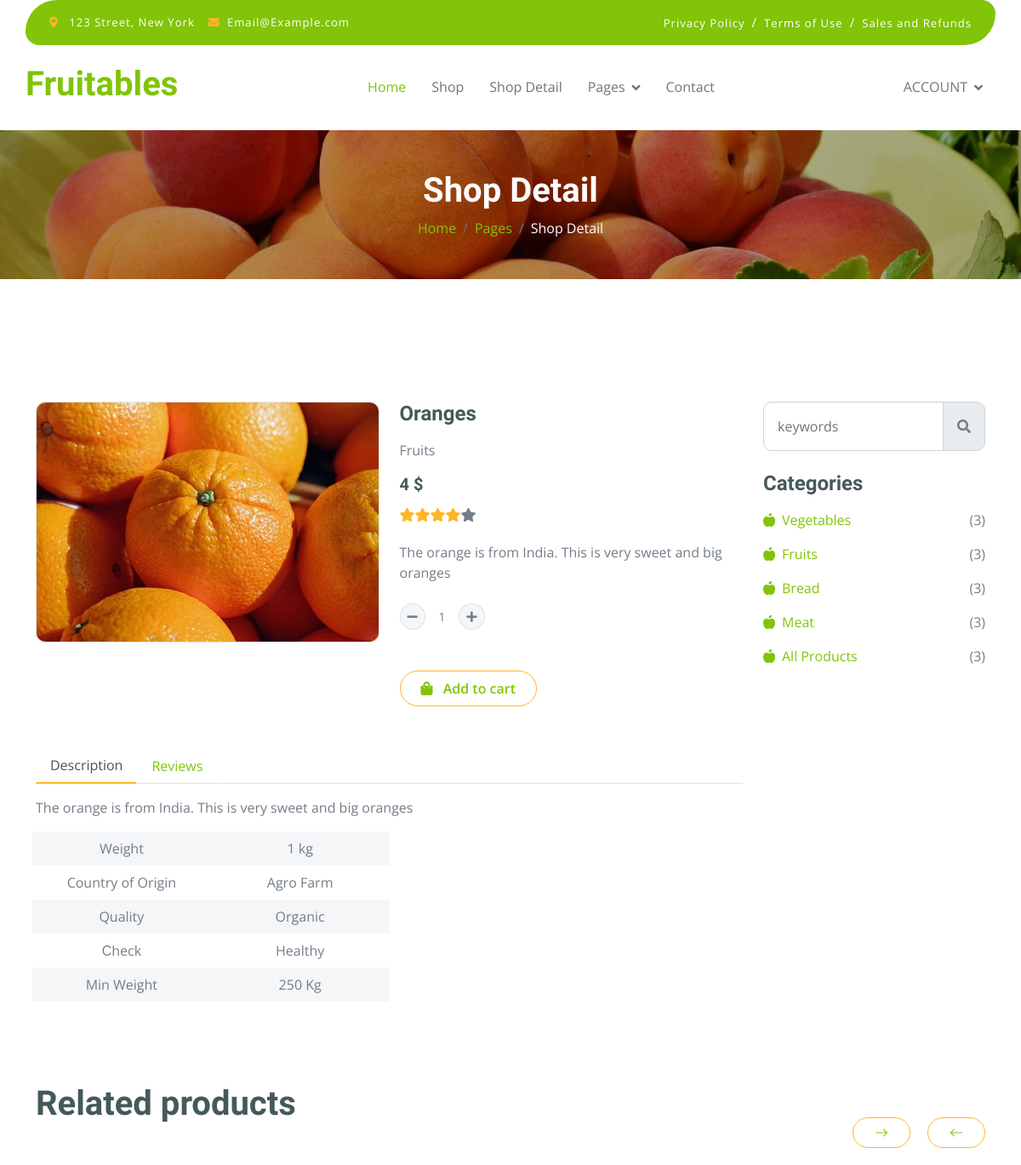
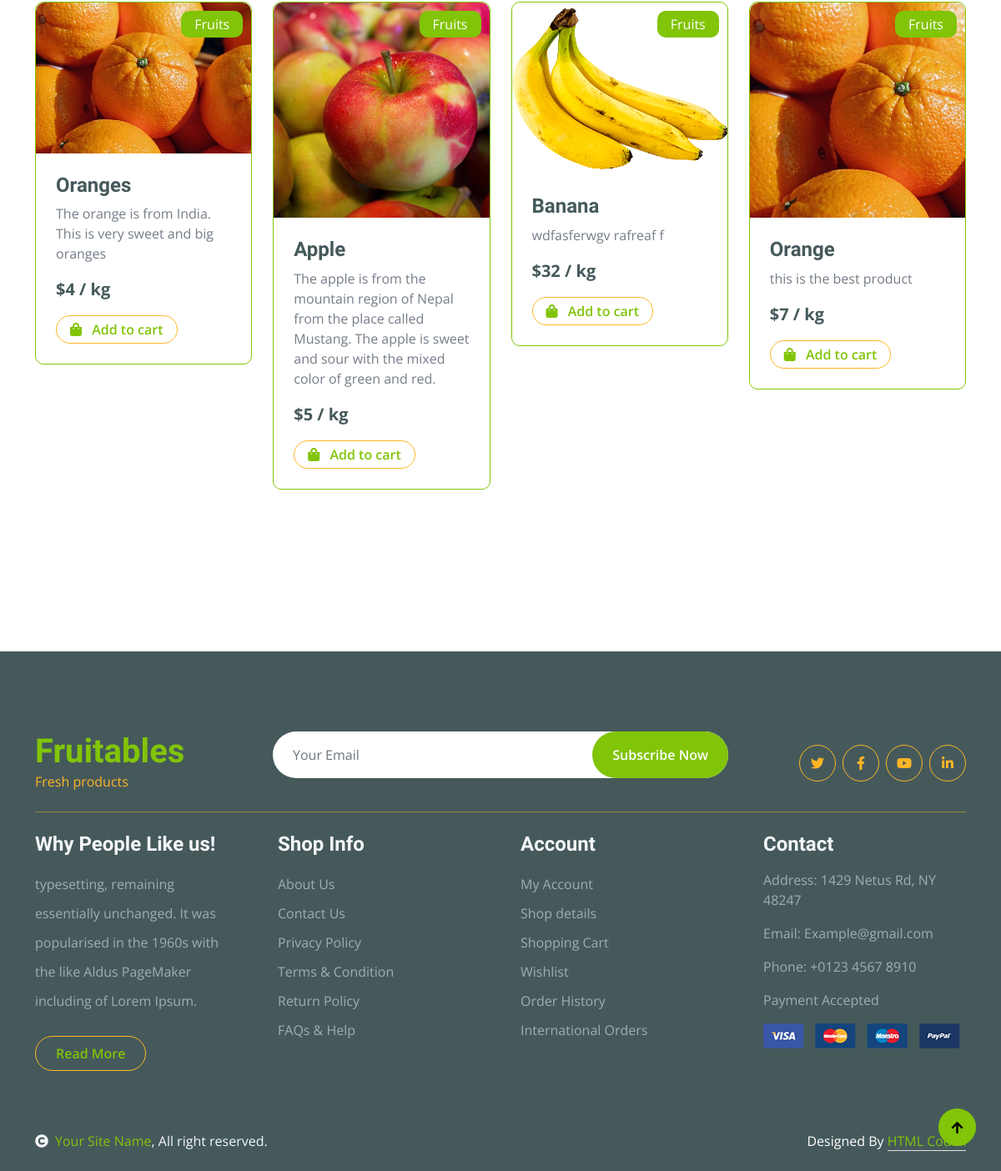
The page /detail/fruititem1 on the database its author committed (2 pictures, top to bottom).
### home/models.py (models this page shows, shortened)
class Product(models.Model):
    name = models.CharField(max_length=100)
    price = models.IntegerField()
    image = models.ImageField(upload_to='media')
    description = models.TextField(blank=True)
    slug = models.TextField(unique=True)
    category = models.ForeignKey(Category, on_delete=models.CASCADE)
    labels = models.CharField(max_length=100, choices=LABELS)
    class Meta:
        ordering = ('id', 'name', 'price')

class Category(models.Model):
    name = models.CharField(max_length=300, unique=True)
    slug = models.SlugField(max_length=300, unique=True)
    def __str__(self):
        return self.name

### home/views.py (the view)
# urls.py: path("detail/<slug>", DetailView.as_view(), name='detail'),
class DetailView(BaseView):
    def get(self, request, slug):
        self.views['detail_products'] = Product.objects.filter(slug=slug)
        cat_id = Product.objects.get(slug=slug).category_id
        self.views['related_products'] = Product.objects.filter(category_id=cat_id)
        self.views['product_reviews'] = ProductReviews.objects.filter(slug=slug)
        return render(request, 'shop-detail.html', self.views)

### templates/shop-detail.html (shortened to what this page needs)
{% extends 'base.html' %}
{% load static %}
{% block content %}
        <div class="container-fluid page-header py-5">
            <h1 class="text-center text-white display-6">Shop Detail</h1>
            <ol class="breadcrumb justify-content-center mb-0">
                <li class="breadcrumb-item"><a href="#">Home</a></li>
                <li class="breadcrumb-item"><a href="#">Pages</a></li>
                <li class="breadcrumb-item active text-white">Shop Detail</li>
            </ol>
        </div>
        <div class="container-fluid py-5 mt-5">
            <div class="container py-5">
                <div class="row g-4 mb-5">
                    <div class="col-lg-8 col-xl-9">
                        {% for detail in detail_products %}
                        <div class="row g-4">
                            <div class="col-lg-6">
                                <div class="border rounded">
                                    <a href="#">
                                        <img src="{{detail.image.url}}" class="img-fluid rounded" alt="Image">
                                    </a>
                                </div>
                            </div>
                            <div class="col-lg-6">
                                <h4 class="fw-bold mb-3">{{detail.name}}</h4>
                                <p class="mb-3">{{detail.category}}</p>
                                <h5 class="fw-bold mb-3">{{detail.price}} $</h5>
                                <div class="d-flex mb-4">
                                    <i class="fa fa-star text-secondary"></i>
                                    <i class="fa fa-star text-secondary"></i>
                                    <i class="fa fa-star text-secondary"></i>
                                    <i class="fa fa-star text-secondary"></i>
                                    <i class="fa fa-star"></i>
                                </div>
                                <p class="mb-4">{{detail.description}}</p>
                                <div class="input-group quantity mb-5" style="width: 100px;">
                                    <div class="input-group-btn">
                                        <button class="btn btn-sm btn-minus rounded-circle bg-light border" >
                                            <i class="fa fa-minus"></i>
                                        </button>
                                    </div>
                                    <input type="text" class="form-control form-control-sm text-center border-0" value="1">
                                    <div class="input-group-btn">
                                        <button class="btn btn-sm btn-plus rounded-circle bg-light border">
                                            <i class="fa fa-plus"></i>
                                        </button>
                                    </div>
                                </div>
                                <a href="/add_to_cart/{{detail.slug}}" class="btn border border-secondary rounded-pill px-4 py-2 mb-4 text-primary"><i class="fa fa-shopping-bag me-2 text-primary"></i> Add to cart</a>
                            </div>
                            <div class="col-lg-12">
                                <nav>
                                    <div class="nav nav-tabs mb-3">
                                        <button class="nav-link active border-white border-bottom-0" type="button" role="tab"
                                            id="nav-about-tab" data-bs-toggle="tab" data-bs-target="#nav-about"
                                            aria-controls="nav-about" aria-selected="true">Description</button>
                                        <button class="nav-link border-white border-bottom-0" type="button" role="tab"
                                            id="nav-mission-tab" data-bs-toggle="tab" data-bs-target="#nav-mission"
                                            aria-controls="nav-mission" aria-selected="false">Reviews</button>
                                    </div>
                                </nav>
                                <div class="tab-content mb-5">
                                    <div class="tab-pane active" id="nav-about" role="tabpanel" aria-labelledby="nav-about-tab">
                                        <p>{{detail.description}} </p>
                                        <div class="px-2">
                                            <div class="row g-4">
                                                <div class="col-6">
                                                    <div class="row bg-light align-items-center text-center justify-content-center py-2">
                                                        <div class="col-6">
                                                            <p class="mb-0">Weight</p>
                                                        </div>
                                                        <div class="col-6">
                                                            <p class="mb-0">1 kg</p>
                                                        </div>
                                                    </div>
                                                    <div class="row text-center align-items-center justify-content-center py-2">
                                                        <div class="col-6">
                                                            <p class="mb-0">Country of Origin</p>
                                                        </div>
                                                        <div class="col-6">
                                                            <p class="mb-0">Agro Farm</p>
                                                        </div>
                                                    </div>
                                                    <div class="row bg-light text-center align-items-center justify-content-center py-2">
                                                        <div class="col-6">
                                                            <p class="mb-0">Quality</p>
                                                        </div>
                                                        <div class="col-6">
                                                            <p class="mb-0">Organic</p>
                                                        </div>
                                                    </div>
                                                    <div class="row text-center align-items-center justify-content-center py-2">
                                                        <div class="col-6">
                                                            <p class="mb-0">Сheck</p>
                                                        </div>
                                                        <div class="col-6">
                                                            <p class="mb-0">Healthy</p>
                                                        </div>
                                                    </div>
                                                    <div class="row bg-light text-center align-items-center justify-content-center py-2">
                                                        <div class="col-6">
                                                            <p class="mb-0">Min Weight</p>
                                                        </div>
                                                        <div class="col-6">
                                                            <p class="mb-0">250 Kg</p>
                                                        </div>
                                                    </div>
                                                </div>
                                            </div>
                                        </div>
                                    </div>
                                </div>
                            </div>
                        </div>
                        {% endfor %}
                    </div>
                    <div class="col-lg-4 col-xl-3">
                        <div class="row g-4 fruite">
                            <div class="col-lg-12">
                                <div class="input-group w-100 mx-auto d-flex mb-4">
                                    <input type="search" class="form-control p-3" placeholder="keywords" aria-describedby="search-icon-1">
                                    <span id="search-icon-1" class="input-group-text p-3"><i class="fa fa-search"></i></span>
                                </div>
                                <div class="mb-4">
                                   <h4>Categories</h4>
                                            <ul class="list-unstyled fruite-categorie">
                                                {% for cat in categories %}
                                                <li>
                                                    <div class="d-flex justify-content-between fruite-name">
                                                        <a href="/category/{{cat.slug}}"><i class="fas fa-apple-alt me-2"></i>{{cat.name}}</a>
                                                        <span>(3)</span>
                                                    </div>
                                                </li>
                                                {% endfor %}
                                            </ul>
                                </div>
                            </div>
                        </div>
                    </div>
                </div>
                <h1 class="fw-bold mb-0">Related products</h1>
                <div class="vesitable">
                    <div class="owl-carousel vegetable-carousel justify-content-center">
                        {% for related in related_products%}
                        <div class="border border-primary rounded position-relative vesitable-item">
                            <div class="vesitable-img">
                                <img src="{{related.image.url}}" class="img-fluid w-100 rounded-top" alt="">
                            </div>
                            <div class="text-white bg-primary px-3 py-1 rounded position-absolute" style="top: 10px; right: 10px;">{{related.category}}</div>
                            <div class="p-4 pb-0 rounded-bottom">
                                <h4>{{related.name}}</h4>
                                <p>{{related.description}}</p>
                                <div class="d-flex justify-content-between flex-lg-wrap">
                                    <p class="text-dark fs-5 fw-bold">${{related.price}} / kg</p>
                                    <a href="/add_to_cart/{{related.slug}}" class="btn border border-secondary rounded-pill px-3 py-1 mb-4 text-primary"><i class="fa fa-shopping-bag me-2 text-primary"></i> Add to cart</a>
                                </div>
                            </div>
                        </div>
                        {% endfor %}
                    </div>
                </div>
            </div>
        </div>
{% endblock %}

### static/css/style.css (style rules this page uses)
.btn { font-weight: 600; transition: .5s; }
.btn.border-secondary { transition: 0.5s; }
.page-header { position: relative; background: linear-gradient(rgba(0, 0, 0, 0.3), rgba(0, 0, 0, 0.3)), url(../img/cart-page-header-img.jpg); background-position: center center; background-repeat: no-repeat; background-size: cover; }
@media (min-width: 992px) { .hero-header, .page-header { margin-top: 152px !important; } }
.fruite .fruite-categorie .fruite-name { line-height: 40px; }
.fruite .fruite-categorie .fruite-name a { transition: 0.5s; }
.vesitable .vesitable-item { height: 100%; transition: 0.5s; }
.vesitable .vesitable-item .vesitable-img { overflow: hidden; transition: 0.5s; border-radius: 10px 10px 0 0; }
.vesitable .vesitable-item .vesitable-img img { transition: 0.5s; }
.nav.nav-tabs .nav-link.active { border-bottom: 2px solid var(--bs-secondary) !important; }

### rows shown on the page
Product: image (picture), name "Oranges", category "Fruits", price "4", description "The orange is from India. This is very sweet and big oranges"
Category: name "Vegetables"
Category: name "Fruits"
Category: name "Bread"
Category: name "Meat"
Category: name "All Products"
Product: image (picture), category "Fruits", name "Apple", description "The apple is from the mountain region of Nepal from the place called Mustang. The apple is sweet and sour with the mixed color of green and red.", price "5"
Product: image (picture), category "Fruits", name "Banana", description "wdfasferwgv rafreaf f", price "32"
Product: image (picture), category "Fruits", name "Orange", description "this is the best product", price "7"
